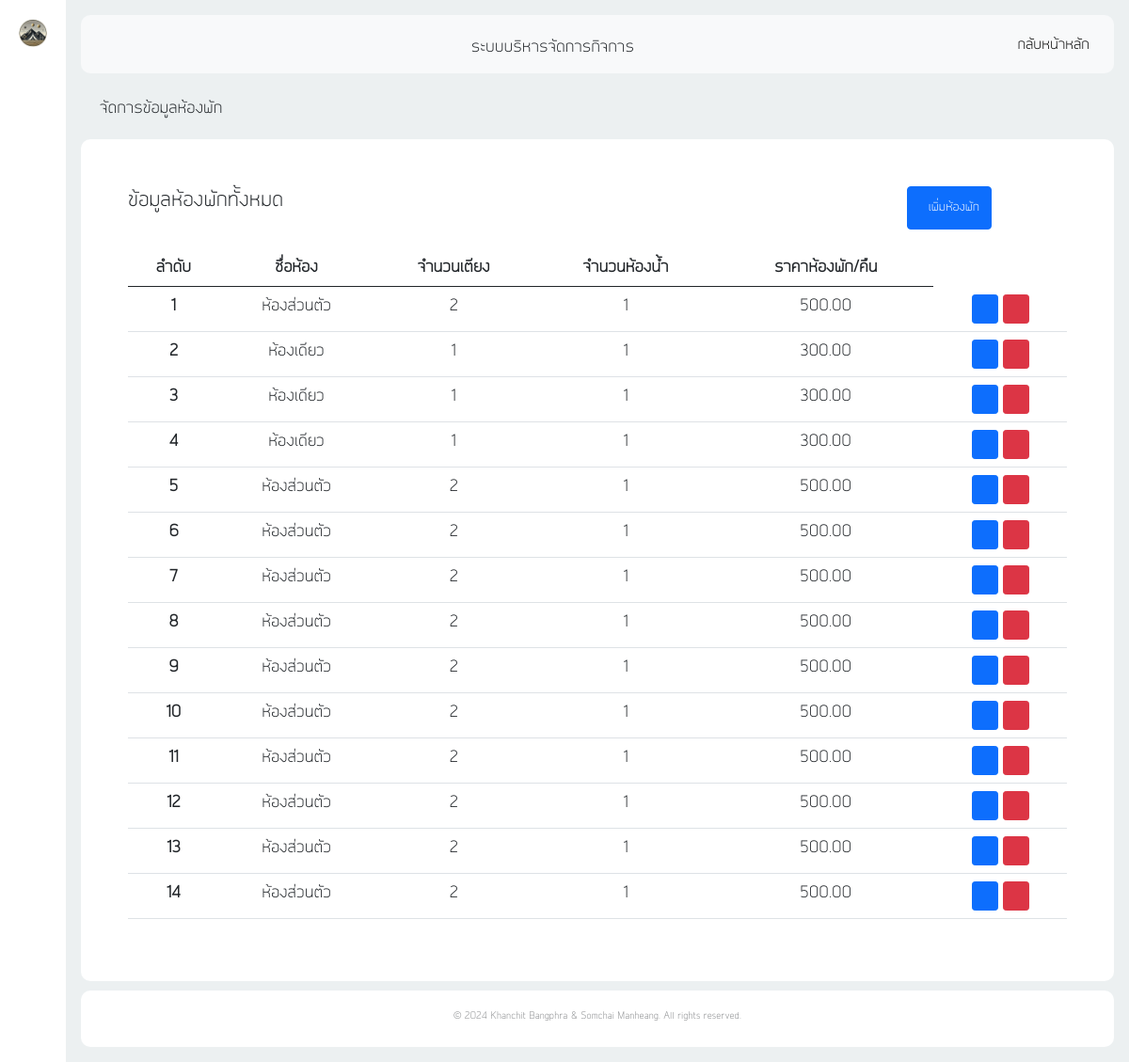
The app's page /backend/dashboard.php?page=room-data (signed in), older data.
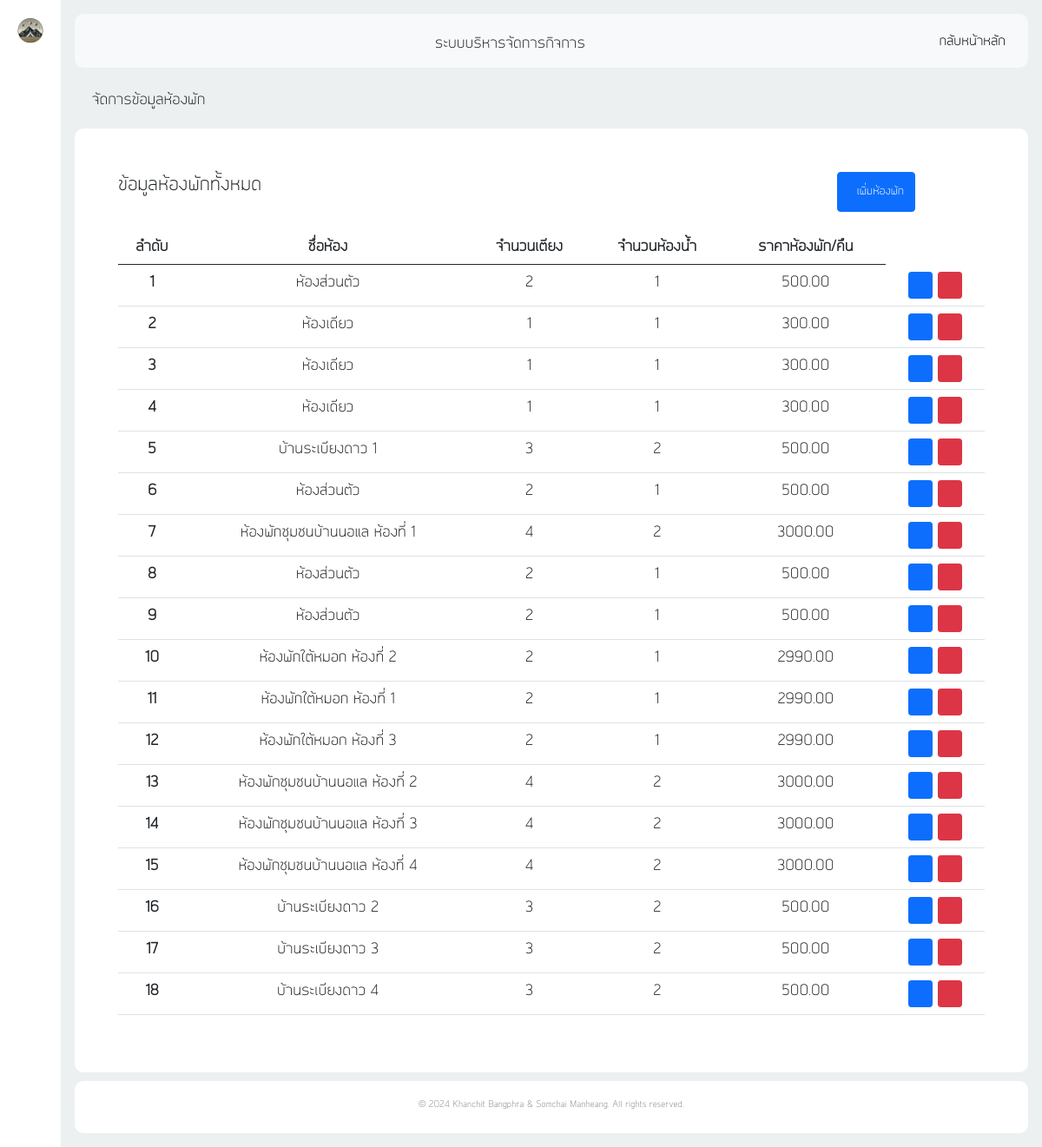
The same page, newer data.
### tables this page shows
CREATE TABLE `room_product` (
  `roomID` smallint(5) UNSIGNED ZEROFILL NOT NULL,
  `roomPrice` decimal(8,2) NOT NULL,
  `roomName` varchar(100) NOT NULL,
  `roomDetail` varchar(500) NOT NULL,
  `roomBed` smallint(3) NOT NULL,
  `roomBath` smallint(3) NOT NULL,
  `roomLocation` varchar(500) NOT NULL,
  `roomPic` varchar(100) NOT NULL,
  `roomMax` smallint(2) NOT NULL,
  `roomMin` tinyint(1) NOT NULL,
  `stdID` smallint(5) UNSIGNED ZEROFILL NOT NULL
);

### backend/room_data/room.php (the view, shortened to what this page needs)
<?php
$users = $db_con->query("SELECT * FROM room_product");
$usersArray = $users->fetchAll(PDO::FETCH_ASSOC);
?>
<p style="font-size: 16px; padding: 5px 20px;">จัดการข้อมูลห้องพัก</p>
<div id="user-table" style="align-items: center;background-color: white; border-radius: 10px; padding: 50px;">
    <div class="d-flex justify-content-between">
        <p style="font-size: 20px;">ข้อมูลห้องพักทั้งหมด</p>
        <button class="btn btn-primary" style="font-size: 12px;margin-right: 80px;" data-bs-toggle="modal" data-bs-target="#addDataroom">
            <i class="lni lni-circle-plus" style="padding: 5px;"></i>
            เพิ่มห้องพัก
        </button>
    </div>
    <div class="text-center">
        <table class="table" style="margin-top: 20px; font-size: 16px;">
            <thead>
                <tr>
                    <th scope="col">ลำดับ</th>
                    <th scope="col">ชื่อห้อง</th>
                    <th scope="col">จำนวนเตียง</th>
                    <th scope="col">จำนวนห้องน้ำ</th>
                    <th scope="col">ราคาห้องพัก/คืน</th>
                </tr>
            </thead>
            <tbody>
                <?php foreach ($usersArray as $index => $room) : ?>
                <tr>
                    <th scope="row"><?php echo $index + 1; ?></th>
                    <td><?php echo htmlspecialchars($room['roomName']); ?></td>
                    <td><?php echo htmlspecialchars($room['roomBed']); ?></td>
                    <td><?php echo htmlspecialchars($room['roomBath']); ?></td>
                    <td><?php echo htmlspecialchars($room['roomPrice']); ?></td>
                    <td>
                    <button onclick="updateshow({
                            roomID: '<?php echo addslashes($room['roomID']); ?>',
                            roomName: '<?php echo addslashes($room['roomName']); ?>',
                            roomDetail: '<?php echo addslashes($room['roomDetail']); ?>',
                            roomBed: '<?php echo addslashes($room['roomBed']); ?>',
                            roomBath: '<?php echo addslashes($room['roomBath']); ?>',
                            roomLocation: '<?php echo addslashes($room['roomLocation']); ?>',
                            roomMax: '<?php echo addslashes($room['roomMax']); ?>',
                            roomMin: '<?php echo addslashes($room['roomMin']); ?>',
                            roomPrice: '<?php echo addslashes($room['roomPrice']); ?>',
                            roomShow: '<?php echo addslashes($room['roomShow']); ?>',
                            stdID: '<?php echo addslashes($room['stdID']); ?>',
                            roomPic: '<?php echo addslashes($room['roomPic']); ?>'
                        })" class="btn btn-primary btn-sm">
                            <i class="lni lni-pencil" style="padding: 5px;"></i>
                        </button>
                        <button onclick="delete_room('<?php echo str_pad($room['roomID'], 5, "0", STR_PAD_LEFT); ?>')" class="btn btn-danger btn-sm">
                            <i class="lni lni-trash-can" style="padding: 5px;"></i>
                        </button>
                    </td>
                </tr>
                <?php endforeach; ?>
            </tbody>
        </table>
    </div>
</div>

Row changes from the older to the newer data that the page shows:
removed room_product: roomName "ห้องส่วนตัว", roomBed "2", roomBath "1", roomPrice "500.00"
removed room_product: roomName "ห้องส่วนตัว", roomBed "2", roomBath "1", roomPrice "500.00"
removed room_product: roomName "ห้องส่วนตัว", roomBed "2", roomBath "1", roomPrice "500.00"
removed room_product: roomName "ห้องส่วนตัว", roomBed "2", roomBath "1", roomPrice "500.00"
changed room_product: roomName "ห้องส่วนตัว" → "บ้านระเบียงดาว 1"; roomBed "2" → "3"; roomBath "1" → "2"
changed room_product: roomName "ห้องส่วนตัว" → "ห้องพักชุมชนบ้านนอแล ห้องที่ 1"; roomBed "2" → "4"; roomBath "1" → "2"; roomPrice "500.00" → "3000.00"
changed room_product: roomName "ห้องส่วนตัว" → "ห้องพักใต้หมอก ห้องที่ 2"; roomPrice "500.00" → "2990.00"
added room_product: roomName "ห้องพักใต้หมอก ห้องที่ 1", roomBed "2", roomBath "1", roomPrice "2990.00"
added room_product: roomName "ห้องพักใต้หมอก ห้องที่ 3", roomBed "2", roomBath "1", roomPrice "2990.00"
added room_product: roomName "ห้องพักชุมชนบ้านนอแล ห้องที่ 2", roomBed "4", roomBath "2", roomPrice "3000.00"
added room_product: roomName "ห้องพักชุมชนบ้านนอแล ห้องที่ 3", roomBed "4", roomBath "2", roomPrice "3000.00"
added room_product: roomName "ห้องพักชุมชนบ้านนอแล ห้องที่ 4", roomBed "4", roomBath "2", roomPrice "3000.00"
added room_product: roomName "บ้านระเบียงดาว 2", roomBed "3", roomBath "2", roomPrice "500.00"
added room_product: roomName "บ้านระเบียงดาว 3", roomBed "3", roomBath "2", roomPrice "500.00"
added room_product: roomName "บ้านระเบียงดาว 4", roomBed "3", roomBath "2", roomPrice "500.00"
